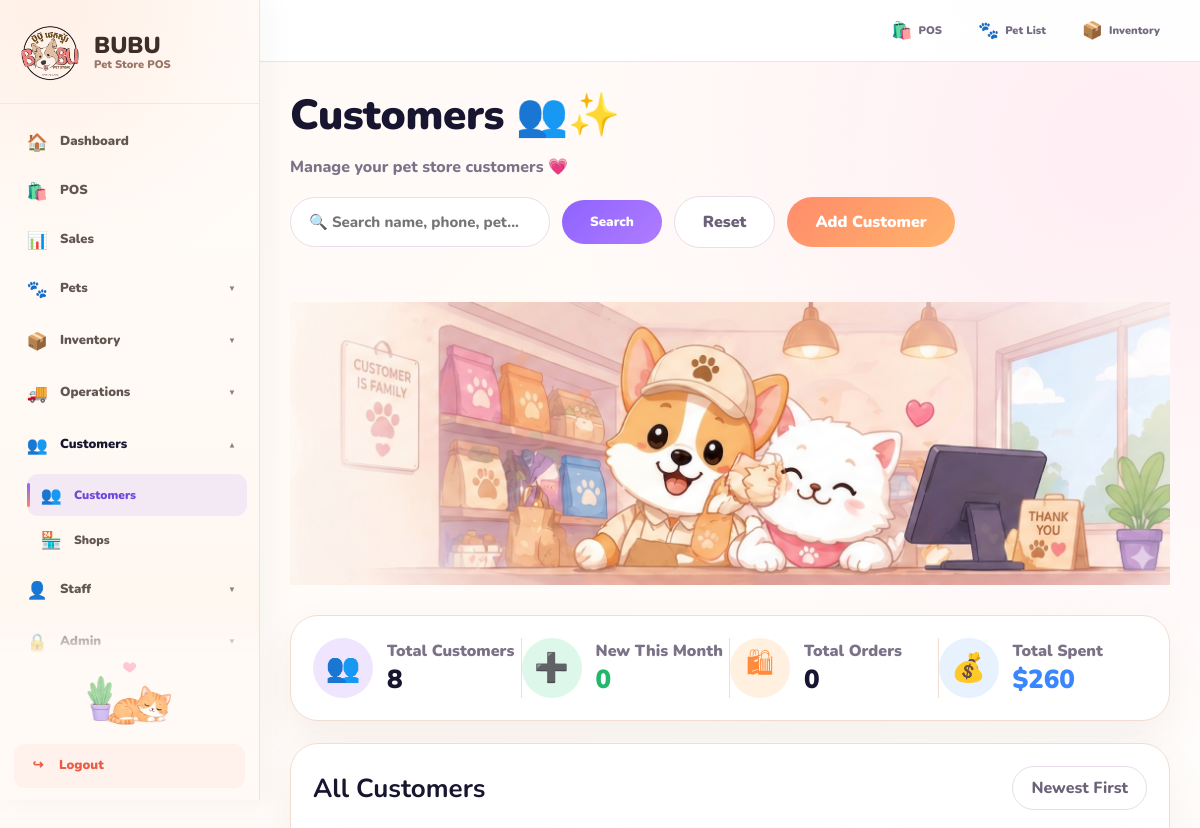
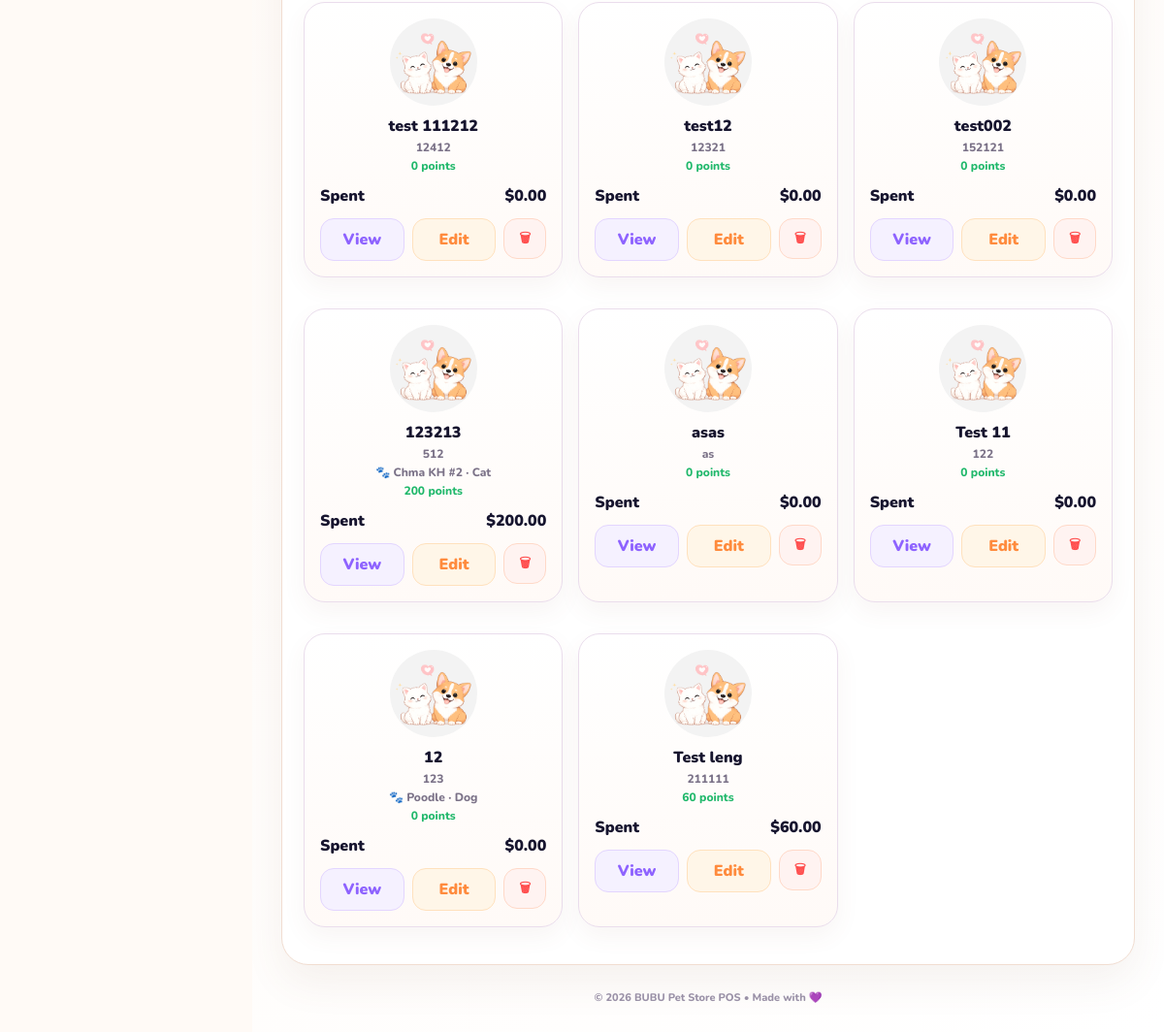
The page /customers/ (signed in) on the database its author committed (2 pictures, top to bottom).
### customers/models.py (models this page shows, shortened)
class Customer(models.Model):
    name = models.CharField(max_length=120)
    phone = models.CharField(max_length=30, blank=True)
    email = models.EmailField(blank=True)
    address = models.TextField(blank=True)
    pet_name = models.CharField(max_length=100, blank=True)
    pet_type = models.CharField(max_length=100, blank=True)
    points = models.IntegerField(default=0)
    total_spent = models.DecimalField(max_digits=12, decimal_places=2, default=0)
    created_at = models.DateTimeField(auto_now_add=True)
    updated_at = models.DateTimeField(auto_now=True)
    created_by = models.ForeignKey(
        User,
        on_delete=models.SET_NULL,
        null=True,
        blank=True,
        related_name="created_customers",
    )
    updated_by = models.ForeignKey(
        User,
        on_delete=models.SET_NULL,
        null=True,
        blank=True,
        related_name="updated_customers",
    )

### customers/views.py (the view, shortened to what this page needs)
# urls.py: path("", views.customer_list, name="customer_list"),
@login_required
def customer_list(request):
    q = request.GET.get("q", "").strip()
    customers = (
        Customer.objects
        .prefetch_related("pets")
        .all()
        .order_by("-id")
    )
    now = timezone.now()
    total = Customer.objects.count()
    new_month = Customer.objects.filter(
        created_at__year=now.year,
        created_at__month=now.month,
    ).count()
    spent = Customer.objects.aggregate(
        total=Sum("total_spent")
    )["total"] or Decimal("0.00")
    total_pets = CustomerPet.objects.count()
    return render(request, "customers/customer_list.html", {
        "customers": customers,
        "q": q,
        "total": total,
        "new_month": new_month,
        "orders": 0,
        "spent": spent,
        "total_pets": total_pets,
    })

### templates/customers/customer_list.html (shortened to what this page needs)
{% extends "base.html" %}
{% load static %}
{% block content %}
<div class="customer-hero">
    <div class="customer-title">
        <h1>Customers 👥✨</h1>
        <p>Manage your pet store customers 💗</p>
        <form method="get" class="tool-row">
            <input class="search-pill" name="q" value="{{ q }}" placeholder="🔍 Search name, phone, pet...">
            <button class="btn-main btn-purple" type="submit">Search</button>
            <a href="{% url 'customer_list' %}" class="btn-main btn-reset">Reset</a>
            <a href="{% url 'customer_create' %}" class="btn-main btn-orange">Add Customer</a>
        </form>
    </div>
    <img src="{% static 'img/customer-hero.png' %}" class="hero-img" alt="Customers">
</div>
<div class="summary">
    <div class="summary-item">
        <div class="icon purple">👥</div>
        <div>
            <div class="label">Total Customers</div>
            <div class="value">{{ total|default:"0" }}</div>
        </div>
    </div>
    <div class="summary-item">
        <div class="icon green">➕</div>
        <div>
            <div class="label">New This Month</div>
            <div class="value green">{{ new_month|default:"0" }}</div>
        </div>
    </div>
    <div class="summary-item">
        <div class="icon orange">🛍</div>
        <div>
            <div class="label">Total Orders</div>
            <div class="value">{{ orders|default:"0" }}</div>
        </div>
    </div>
    <div class="summary-item">
        <div class="icon blue">💰</div>
        <div>
            <div class="label">Total Spent</div>
            <div class="value blue">${{ spent|default:"0.00" }}</div>
        </div>
    </div>
</div>
<div class="customer-panel">
    <div class="panel-head">
        <h2>All Customers</h2>
        <div class="sort">Newest First</div>
    </div>
    <div class="customer-grid">
        {% for c in customers %}
        <div class="card">
            <div class="avatar">
                <img src="{% static 'img/pet-hero.png' %}" alt="Customer">
            </div>
            <div class="name">{{ c.name }}</div>
            <div class="phone">{{ c.phone|default:"No phone" }}</div>
            {% if c.pet_name or c.pet_type %}
                <div class="pet">
                    🐾 {{ c.pet_name|default:"Pet" }}
                    {% if c.pet_type %} · {{ c.pet_type }}{% endif %}
                </div>
            {% endif %}
            <div class="points">{{ c.points|default:0 }} points</div>
            <div class="stats">
                <span>Spent</span>
                <span>${{ c.total_spent|default:"0.00" }}</span>
            </div>
            <div class="actions">
                <a href="{% url 'customer_detail' c.id %}" class="btn-view">View</a>
                <a href="{% url 'customer_update' c.id %}" class="btn-edit">Edit</a>
                <form method="post" action="{% url 'customer_delete' c.id %}" onsubmit="return confirm('Delete this customer?');">
                    <button type="submit" class="btn-del">🗑</button>
                </form>
            </div>
        </div>
        {% empty %}
            <div class="empty-box">
                No customers found.
            </div>
        {% endfor %}
    </div>
</div>
{% endblock %}

### templates/base.html (style rules this page uses)
:root { --ink:#17152f; --muted:#7b7288; --purple:#8e63ff; --purple-dark:#7047db; --purple-soft:#f3edff; --orange:#ff8464; --green:#25b982; --cream:#fffaf6; --surface:#ffffff; --line:#eadfec; --warm-line:#f2ded1; --sidebar-width:260px; }
* { box-sizing:border-box }
html { width:100%; min-height:100%; scroll-behavior:smooth; -webkit-text-size-adjust:100%; }
body { width:100%; min-height:100%; margin:0; overflow-x:hidden; color:var(--ink); background:var(--cream); font-family:'Nunito',sans-serif; }
a { color:inherit; text-decoration:none; }
button, input, select, textarea { font-family:'Nunito',sans-serif; }
button { touch-action:manipulation }
h1 { margin:0 0 6px; color:var(--ink); font-size:32px; line-height:1.15; letter-spacing:-.35px; font-weight:1000; }
.tool-row { margin-bottom:20px; display:flex; align-items:center; gap:9px; flex-wrap:wrap; }
.search-input, input, select, textarea { max-width:100%; border:1.5px solid var(--line); border-radius:13px; padding:10px 12px; color:var(--ink); background:white; font-size:15px; line-height:1.25; font-weight:800; outline:none; }
input, select { min-height:42px; }
.btn, button, .mini-btn, .badge, .top-quick-link, .menu a, .menu-main, .logout-btn { line-height:1.2; }
.btn, button { min-height:42px; padding:0 16px; border:0; border-radius:13px; display:inline-flex; align-items:center; justify-content:center; gap:6px; font-weight:1000; text-align:center; cursor:pointer; transition:.16s ease; }
.btn-reset { color:#6b6178; background:white; border:1px solid var(--line); }
.btn-view { color:#3a96ee;background:#eaf6ff }
.btn-edit { color:#7e57e8;background:#f0e9ff }
.card, .table-card { border:1px solid #f1e6e0; border-radius:18px; background:rgba(255,255,255,.95); box-shadow:0 10px 28px rgba(130,91,60,.06); }
.card { margin-bottom:16px; padding:18px; }

### rows shown on the page
Customer: name "test 111212", phone "12412", points "0", total_spent "0.00"
Customer: name "test12", phone "12321", points "0", total_spent "0.00"
Customer: name "test002", phone "152121", points "0", total_spent "0.00"
Customer: name "123213", phone "512", pet_name "Chma KH #2", pet_type "Cat", points "200", total_spent "200.00"
Customer: name "asas", phone "as", points "0", total_spent "0.00"
Customer: name "Test 11", phone "122", points "0", total_spent "0.00"
Customer: name "12", phone "123", pet_name "Poodle", pet_type "Dog", points "0", total_spent "0.00"
Customer: name "Test leng", phone "211111", points "60", total_spent "60.00"

### other values the page prints
{{ total|default:"0" }} "8"
{{ new_month|default:"0" }} "0"
{{ orders|default:"0" }} "0"
{{ spent|default:"0.00" }} "260"
